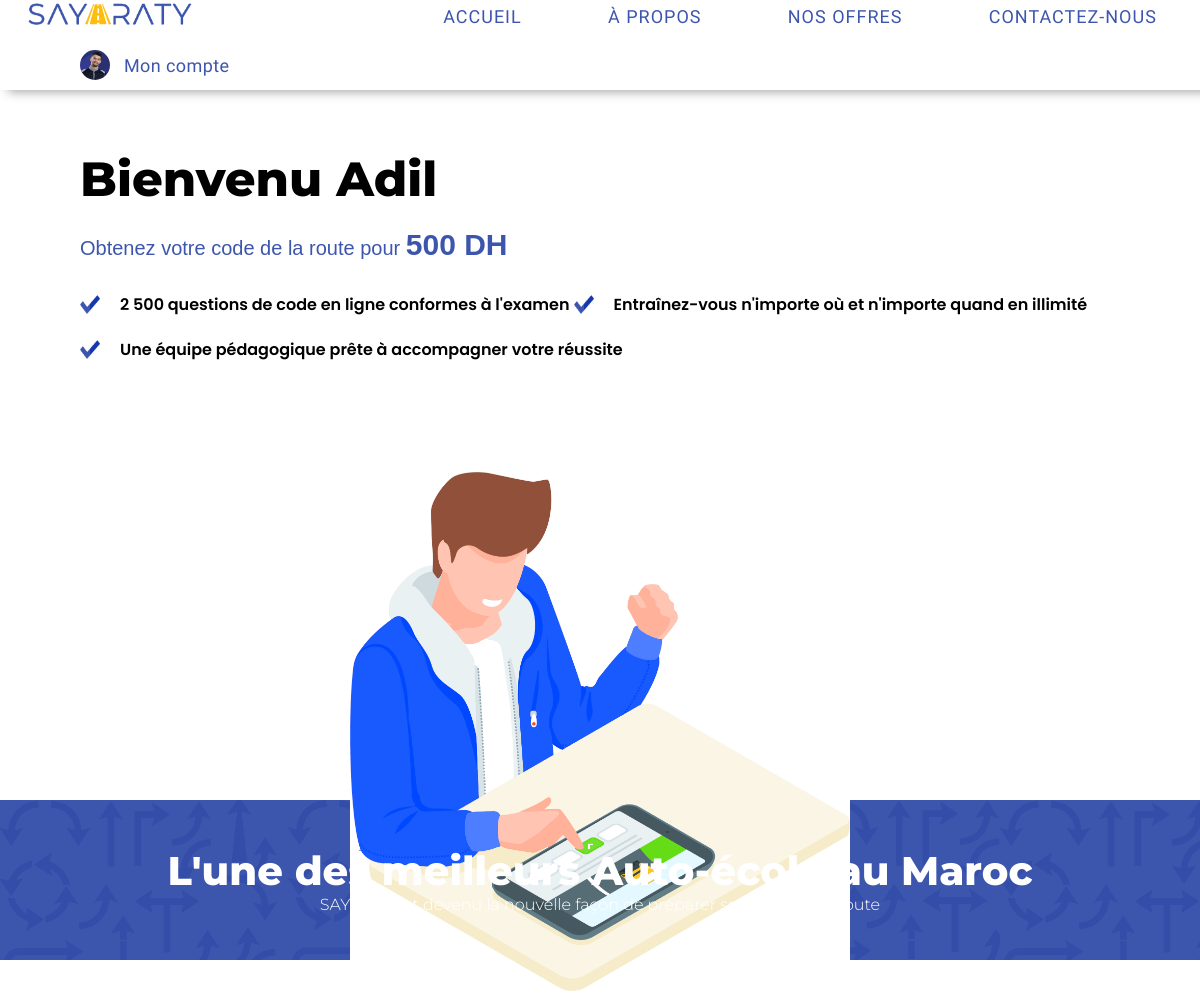
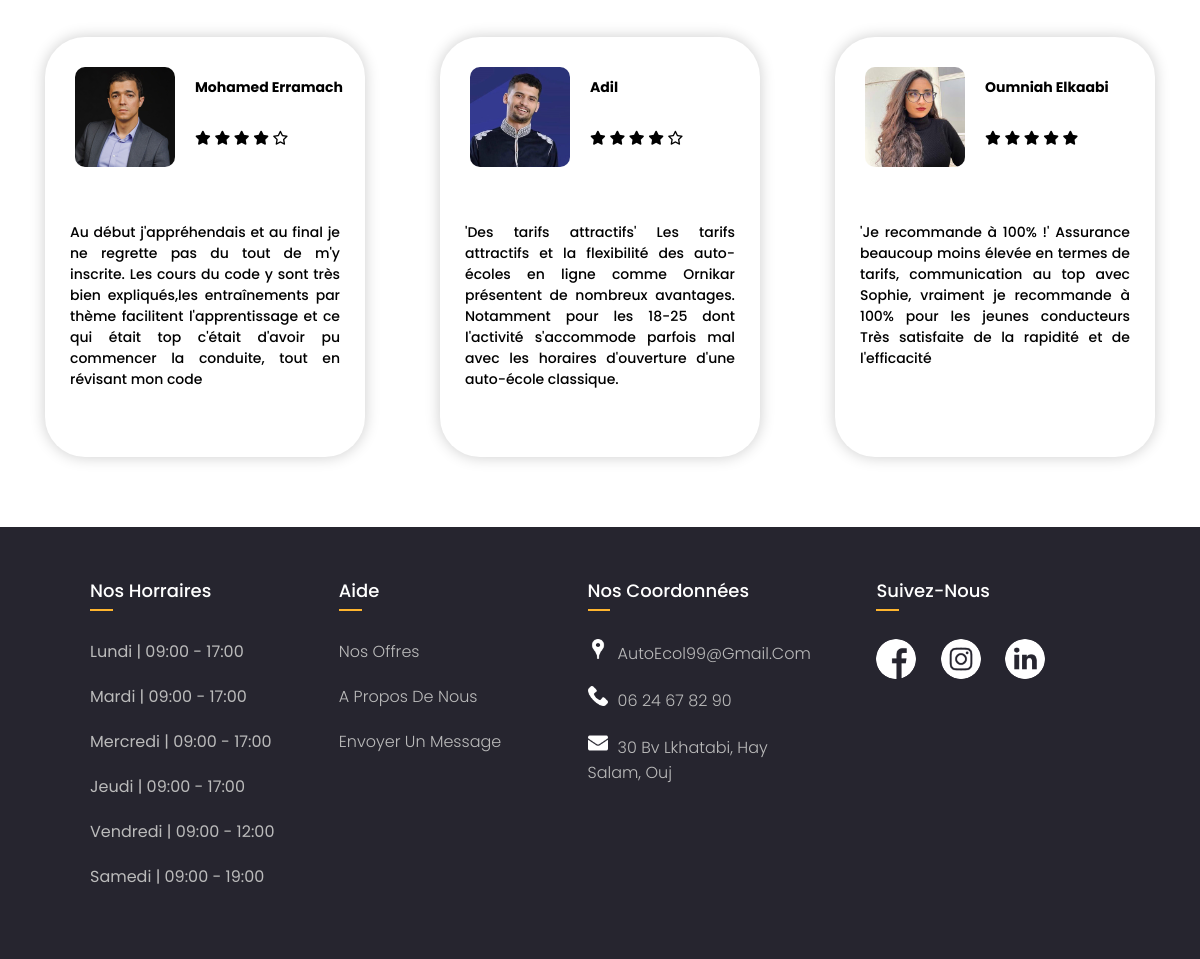
The app's page /Candidat (signed in) with its own data (2 pictures, top to bottom).
### tables this page shows
CREATE TABLE `candidat` (
  `Login_candidat` varchar(30) NOT NULL,
  `Password` varchar(200) DEFAULT NULL,
  `Nom` varchar(30) DEFAULT NULL,
  `Email_candidat` varchar(30) DEFAULT NULL,
  `Sexe_candidat` varchar(6) DEFAULT NULL,
  `Num_telephone` varchar(15) DEFAULT NULL,
  `Num_CIN_candidat` varchar(10) DEFAULT NULL,
  `Date_de_naissance` date DEFAULT NULL,
  `Date_d_inscription` date DEFAULT NULL,
  `Prix_payer` double DEFAULT NULL,
  `Nb_heures` int(11) DEFAULT NULL,
  `Statut` tinyint(1) DEFAULT NULL,
  `PHOTO` varchar(100) DEFAULT NULL,
  `Adresse` varchar(100) DEFAULT NULL
);

CREATE TABLE `offre` (
  `ID_OFFRE` int(11) NOT NULL,
  `Titre` varchar(600) DEFAULT NULL,
  `Prix` double DEFAULT NULL,
  `Statut` tinyint(1) DEFAULT NULL,
  `Commentaire` varchar(200) DEFAULT NULL,
  `TYPE` varchar(20) DEFAULT NULL
);

### Candidat/index.php (the view, shortened to what this page needs)
<?PHP
  require("../PHP/Connexion_BD.php");
  echo'
<!DOCTYPE HTML>
<HTML>
	<HEAD>
    <meta CHAESET="UTF-8">
    <meta http-equiv="X-UA-Compatible" content="ie=edge">
    <meta name="viewport" content="width=device-width, initial-scale=1.0">
		<TITLE>Sayarty - Espace Candidat</TITLE>
    <link rel="icon" href="../IMG/SAYARATY_Icon.png">
		<link rel="stylesheet" href="../CSS/style-index.css">
		<link rel="stylesheet" href="../CSS/style-candidat.css">
    <link rel="preconnect" href="https://fonts.googleapis.com">
    <link rel="preconnect" href="https://fonts.gstatic.com" crossorigin>
    <link href="https://fonts.cdnfonts.com/css/monument-extended" rel="stylesheet">
    <link rel="stylesheet" href="https://cdnjs.cloudflare.com/ajax/libs/font-awesome/6.3.0/css/all.min.css"/>
    <link href="//db.onlinewebfonts.com/c/9563028603929a5ec058577b3fb5520a?family=Whipsmart" rel="stylesheet">
    <link href="https://fonts.googleapis.com/css2?family=Poppins:wght@100;200;300;400;500;600;700;800;900&family=Montserrat:wght@100;200;300;400;500;600;700;800;900&family=Roboto:ital,wght@0,100;0,300;0,500;0,700;1,100;1,300;1,400;1,500;1,700;1,900&family=Secular+One&display=swap" rel="stylesheet">
  </HEAD>
	<BODY>';
    include("CandidatHeader.php");
    $query = "SELECT nom from candidat where login_candidat='".$_SESSION["login"]."'";
    $ligne = mysqli_fetch_row(mysqli_query($connect,$query));
    echo'
    <DIV class="InteriorHeader">
      <div class="TextContainer">
        <span class="Title">Bienvenu '.$ligne[0].' </span>';
        $query = "SELECT prix FROM offre where id_offre=1";
        $ligne = mysqli_fetch_row(mysqli_query($connect,$query));
        echo '
        <span class="SubTitle">Obtenez votre code de la route pour <b STYLE="font-size: 30px;">'.$ligne[0].' DH</b></span>
        <div class="valid-offres">
          <span><img src="../IMG/check.png" alt="">2 500 questions de code en ligne conformes &agrave; l\'examen</span>
          <span><img src="../IMG/check.png" alt="">Entra&icirc;nez-vous n\'importe o&ugrave; et n\'importe quand en illimit&eacute;</span>
          <span><img src="../IMG/check.png" alt="">Une &eacute;quipe p&eacute;dagogique pr&ecirc;te &agrave; accompagner votre r&eacute;ussite</span>
        </div>
      </div>
      <img src="../IMG/boy-exam.jpg" class="boy">
    </DIV>
    <DIV class="InteriorBottomBar">
      L\'une des meilleurs Auto-école au Maroc
      <span>SAYRATY est devenu la nouvelle façon de préparer son code de la route</span>
    </DIV>
    <div class="card-container">';
        $query = "SELECT * FROM Avis";
        $i=0;$avis;$nom;$note;$photo;
        if($result = mysqli_query($connect,$query)){
          while($ligne = mysqli_fetch_row($result)){
            if($ligne[3]&&$ligne[2]>2&&$i<3){
              $avis[$i]=$ligne[1];
              $note[$i]=$ligne[2];
              $nom[$i]=$ligne[4];
              $i++;
            }
          }
        }
        for($j=0;$j<$i;$j++){
          $query = "SELECT Nom,PHOTO FROM Candidat WHERE login_candidat='".$nom[$j]."'";
          if($result = mysqli_query($connect,$query)){
            while($ligne= mysqli_fetch_row($result)){
              $nom[$j]=$ligne[0];
              $photo[$j]=$ligne[1];
            }
          }
          echo '
            <div class="card">
            <div class="row">
            <img src="'.$photo[$j].'" alt="">
            <div class="nom">
          ';
          echo '<h4>'.$nom[$j].'</h4>
            <span>
          ';
          for($t=0;$t<5;$t++){
            if($t<$note[$j]){
              echo '<i class="fa-solid fa-star"></i> ';
            }
            else{
              echo '<i class="fa-regular fa-star"></i> ';
            }
          }
          echo '</span>
              </div>
            </div>
            <p>'.$avis[$j].'</p>
          </div>';
        }
      echo'
    </div>
  </DIV>';
    include("CandidatFooter.php");
  echo'
</HTML>
';
?>

### Candidat/CandidatHeader.php
<?PHP
echo'
<header>
      <a href="index.php"><img src="../IMG/SAYARATY_LOGO.png"></a>
      <UL class="Nav">
        <LI class = "item1"><a href="index.php">ACCUEIL</a></LI>
        <LI class = "item2"><a href="../Accueil/A-propos.php">&Agrave PROPOS</a></LI>
        <LI class = "item3"><a href="../Accueil/Nos-offres.php">NOS OFFRES</a></LI>
        <LI class = "item4"><a href="../Accueil/Contactez-nous.php">CONTACTEZ-NOUS</a></LI>
      </UL>';
      $query = "SELECT PHOTO,STATUT FROM Candidat WHERE Login_candidat='".$_SESSION["login"]."'";
      $ligne = mysqli_fetch_row(mysqli_query($connect,$query));
      if($ligne!=null){
      echo '
      <span class="mon-compte" onclick="toggleMenu()"><img src="'.$ligne[0].'" class="user-pic"> <span>Mon compte</span></span>
      <div class="sub-menu-wrap" id="subMenu">
        <div class="sub-menu">
          <div class="user-info">
            <img src="'.$ligne[0].'" class="user-pic">
            <h2>'.$_SESSION["login"].'</h2>
            <hr>
            <a href="ModifierProfil.php" class="sub-menu-link">
              <img src="../IMG/modify.png" alt="">
              <P>Modifier Profil</P>
            </a>
            <a href="CoursQest.php" class="sub-menu-link">
              <img src="../IMG/cours.png" alt="">
              <P>Cours & Questionnaire</P>
            </a>
            <a href="EmploiTemps.php" class="sub-menu-link">
              <img src="../IMG/calendar.png" alt="">
              <P>Emploi du temps</P>
            </a>
            <a href="DonnerAvis.php" class="sub-menu-link">
              <img src="../IMG/star.png" alt="">
              <P>Donner mon avis</P>
            </a>
            <a href="../PHP/Deconnexion.php" class="sub-menu-link">
              <img src="../IMG/logout.png" style="padding : 0px 0px 0px 4px; width : 26px" alt="">
              <P>D&eacute;connexion</P>
            </a>
          </div>
        </div>
      </div>
</header>';
      }
      else{
        header("location:../");
      }
?>

### Candidat/CandidatFooter.php (shortened to what this page needs)
<footer>
      <DIV class="FooterContainer">
        <DIV class="Footer-col">
          <h4>Nos Horraires</h4>
          <UL class="Horraire" style="color : #bbb;">
            <LI>Lundi | 09:00 - 17:00</LI>
            <LI>Mardi | 09:00 - 17:00</LI>
            <LI>Mercredi | 09:00 - 17:00</LI>
            <LI>Jeudi | 09:00 - 17:00</LI>
            <LI>Vendredi | 09:00 - 12:00</LI>
            <LI>Samedi | 09:00 - 19:00</LI>
          </UL>
        </DIV>
        <DIV class="Footer-col">
          <h4>aide</h4>
          <UL class="Aide">
            <LI><A HREF="../Accueil/Nos-offres.php">Nos offres</A></LI>
            <LI><A HREF="../Accueil/A-propos.php">A Propos de nous</A></LI>
            <LI><A HREF="../Accueil/Contactez-nous.php">Envoyer un message</A></LI>
          </UL>
        </DIV>
        <DIV class="Footer-col">
          <h4>Nos coordonnées</h4>
          <UL class="coordonnees">
              <?PHP
                $queryAdmin = "SELECT Email,num_telephone_admin,adresse FROM administrateur";
                $values = mysqli_fetch_row(mysqli_query($connect,$queryAdmin));
                echo'
                  <LI><img src = "../IMG/map.png" class = "cor"><A HREF="">'.$values[0].'</A></LI>
                  <LI><img src = "../IMG/phone-call.png" class="cor"><A HREF="">'.$values[1].'</A></LI>
                  <LI><img src = "../IMG/email.png" class="cor"><A HREF="">'.$values[2].'</A></LI>
                ';
              ?>
            </UL>
        </DIV>
        <DIV class="Footer-col">
          <h4>suivez-nous</h4>
          <DIV class="SocialMedia">
            <a href="#"> <img src="../IMG/facebook.png" alt=""></a>
            <a href="#"> <img src="../IMG/instagram.png" alt=""></a>
            <a href="#"> <img src="../IMG/linkedin.png" alt=""></a>
          </DIV>
        </DIV>
      </DIV>
  </footer>

### CSS/style-index.css (style rules this page uses)
* { margin:0; padding:0; text-decoration: none; }
header { top:0; position:fixed; z-index: 3; display:flex; width:100%; height:80px; flex-wrap:wrap; align-items:center; justify-content: space-between; align-content: flex-end; padding-bottom: 10px; background-color: rgb(255, 255, 255); box-shadow: 10px 0px 10px 2px rgba(0,0,0,0.35); }
header img { width:200px; margin-left:10px; }
.Nav { font:400 18px "Secular One"; width: 800px; display:inline-flex; justify-content: space-around; list-style: none; }
.Nav LI a { color:#3D56AD; letter-spacing: 1px; position:relative; display: block; }
.Nav LI a::after { content:''; position: absolute; background-color:#febe10; height:3px; width:100%; left:0; bottom:-5px; transform:scaleX(0); transform-origin: center; transition:all 250ms ease-in; }
.InteriorHeader { height: 800px!important; display:flex!important; align-items: center!important; justify-content: space-around!important; }
.SubTitle { display:inline-block; font-size:20px; font-weight: 400; }
.InteriorBottomBar { display:flex; flex-direction: column; height: 160px; background-image: url('../IMG/pattern.png'); background-size: cover; background-size: 500px; background-blend-mode:color-burn; color:white; background-color:#3D56AD; font: normal 800 40px 'Montserrat'; align-items: center; justify-content: center; text-align: center; }
.InteriorBottomBar span { font:normal 300 16px 'Montserrat'; justify-content: center; align-self: center; }
.card-container { display:flex; align-items: center; justify-content: space-between; margin:70px auto; margin-bottom: 70px; padding:0; width:1110px; max-width:100%; font: 500 14px 'Poppins'; }
.row { display: flex; flex-direction: row; justify-content: space-between; }
.card { position:static; display:flex; flex-direction: column; width:300px; height:400px; padding:10px; border-radius: 40px; background: #fff; box-shadow: 0 0 15px rgba(0,0,0,.2); transition: all 200ms; }
.row .nom { flex-grow: 1; display: flex; flex-direction: column; }
.row h4 { margin:30px 0; width: 100%; }
.card img { margin:20px; border-radius: 10%; object-fit:cover; object-position:center; width:100px; height:100px; }
.card p { display:block; margin-top: 20px; padding: 15px; text-align:justify; }
.FooterContainer { font-family: 'Poppins', sans-serif; display: flex; flex-wrap: wrap; background-color: #26252f; flex-direction: row; padding: 50px 80px; }
.FooterContainer UL { list-style: none; }
.Footer-col:last-of-type { margin-left:40px; }
.Footer-col { width: 22%; padding: 0 10px; }
.Footer-col h4 { font-size: 18px; color: #ffffff; text-transform: capitalize; margin-bottom: 35px; font-weight: 500; position: relative; }
.Footer-col h4::before { content: ''; position: absolute; left:0; bottom: -7px; background-color: #ffb52e!important; height: 2px; box-sizing: border-box; width: 10%; }
.Footer-col ul li:not(:last-child) { margin-bottom: 10px; }
.Footer-col ul li { margin :20px 0 ; }
.Footer-col ul li a { font-size: 16px; text-transform: capitalize; text-decoration: none; font-weight: 300; color: #bbbbbb; display: inline; transition: all 0.3s ease; }
.Footer-col .SocialMedia a { display: inline-block; height: 40px; width: 40px; background-color:#26252f; margin:0 20px 0 0; text-align: center; line-height: 40px; border-radius: 50%; color: #ffffff; transition: all 0.5s ease; }
.Footer-col .SocialMedia img { display: inline-block; height: 40px; width: 40px; text-align: center; line-height: 40px; border-radius: 50%; color: #ffffff; transition: all 0.5s ease; }

### Candidat/CandidatFooter.php (style rules this page uses)
.cor { width:20px; margin-right: 10px; }

### records on screen
candidat: PHOTO (picture), Nom "Adil"
offre: Prix "500"

### other values on screen
$nom[$j] "Mohamed Erramach"
$nom[$j] "Adil"
$nom[$j] "Oumniah Elkaabi"
$values[0] "AutoEcol99@gmail.com"
$values[1] "06 24 67 82 90"
$values[2] "30 Bv Lkhatabi, Hay Salam, Ouj"
